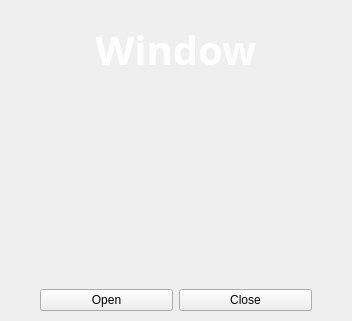
     <widget class="QWidget" name="page_window">
      <layout class="QGridLayout" name="gridLayout_13">
       <property name="leftMargin">
        <number>1</number>
       </property>
       <property name="topMargin">
        <number>1</number>
       </property>
       <property name="rightMargin">
        <number>1</number>
       </property>
       <property name="bottomMargin">
        <number>1</number>
       </property>
       <property name="spacing">
        <number>1</number>
       </property>
       <item row="0" column="0">
        <widget class="QWidget" name="widget_19" native="true">
         <property name="maximumSize">
          <size>
           <width>16777215</width>
           <height>250</height>
          </size>
         </property>
         <layout class="QHBoxLayout" name="horizontalLayout_13">
          <property name="spacing">
           <number>1</number>
          </property>
          <property name="leftMargin">
           <number>1</number>
          </property>
          <property name="topMargin">
           <number>21</number>
          </property>
          <property name="rightMargin">
           <number>1</number>
          </property>
          <property name="bottomMargin">
           <number>1</number>
          </property>
          <item>
           <widget class="QLabel" name="label_16">
            <property name="sizePolicy">
             <sizepolicy hsizetype="Expanding" vsizetype="Expanding">
              <horstretch>0</horstretch>
              <verstretch>0</verstretch>
             </sizepolicy>
            </property>
            <property name="maximumSize">
             <size>
              <width>16777215</width>
              <height>100</height>
             </size>
            </property>
            <property name="font">
             <font>
              <family>Sans Serif</family>
              <pointsize>30</pointsize>
              <weight>75</weight>
              <italic>false</italic>
              <bold>true</bold>
             </font>
            </property>
            <property name="styleSheet">
             <string notr="true">QLabel {
    background-color: rgba(0, 0, 0, 0);     /* 약간 반투명 검정 */
    font: bold 30pt &quot;Sans Serif&quot;;
    color: white;                            /* 텍스트 색 흰색 */
}</string>
            </property>
            <property name="text">
             <string>Window</string>
            </property>
            <property name="alignment">
             <set>Qt::AlignHCenter|Qt::AlignTop</set>
            </property>
           </widget>
          </item>
         </layout>
        </widget>
       </item>
       <item row="1" column="0">
        <widget class="QWidget" name="widget_17" native="true">
         <property name="sizePolicy">
          <sizepolicy hsizetype="Fixed" vsizetype="Fixed">
           <horstretch>0</horstretch>
           <verstretch>0</verstretch>
          </sizepolicy>
         </property>
         <property name="minimumSize">
          <size>
           <width>350</width>
           <height>200</height>
          </size>
         </property>
         <property name="maximumSize">
          <size>
           <width>16777215</width>
           <height>400</height>
          </size>
         </property>
         <layout class="QHBoxLayout" name="horizontalLayout_11" stretch="0">
          <property name="spacing">
           <number>0</number>
          </property>
          <property name="leftMargin">
           <number>50</number>
          </property>
          <property name="topMargin">
           <number>0</number>
          </property>
          <property name="rightMargin">
           <number>50</number>
          </property>
          <property name="bottomMargin">
           <number>0</number>
          </property>
          <item>
           <widget class="QLabel" name="label_window_gif">
            <property name="sizePolicy">
             <sizepolicy hsizetype="Expanding" vsizetype="Expanding">
              <horstretch>0</horstretch>
              <verstretch>0</verstretch>
             </sizepolicy>
            </property>
            <property name="minimumSize">
             <size>
              <width>0</width>
              <height>0</height>
             </size>
            </property>
            <property name="maximumSize">
             <size>
              <width>16777215</width>
              <height>400</height>
             </size>
            </property>
            <property name="sizeIncrement">
             <size>
              <width>0</width>
              <height>0</height>
             </size>
            </property>
            <property name="styleSheet">
             <string notr="true"/>
            </property>
            <property name="text">
             <string/>
            </property>
            <property name="scaledContents">
             <bool>true</bool>
            </property>
            <property name="alignment">
             <set>Qt::AlignCenter</set>
            </property>
           </widget>
          </item>
         </layout>
        </widget>
       </item>
       <item row="2" column="0">
        <widget class="QWidget" name="widget_20" native="true">
         <property name="sizePolicy">
          <sizepolicy hsizetype="Expanding" vsizetype="Expanding">
           <horstretch>0</horstretch>
           <verstretch>0</verstretch>
          </sizepolicy>
         </property>
         <layout class="QHBoxLayout" name="horizontalLayout_14">
          <property name="spacing">
           <number>0</number>
          </property>
          <property name="leftMargin">
           <number>30</number>
          </property>
          <property name="topMargin">
           <number>0</number>
          </property>
          <property name="rightMargin">
           <number>30</number>
          </property>
          <property name="bottomMargin">
           <number>0</number>
          </property>
          <item>
           <widget class="QWidget" name="widget_47" native="true">
            <property name="maximumSize">
             <size>
              <width>1000</width>
              <height>300</height>
             </size>
            </property>
            <layout class="QHBoxLayout" name="horizontalLayout_5">
             <item>
              <widget class="QPushButton" name="pushButton_window_open">
               <property name="sizePolicy">
                <sizepolicy hsizetype="Fixed" vsizetype="Fixed">
                 <horstretch>0</horstretch>
                 <verstretch>0</verstretch>
                </sizepolicy>
               </property>
               <property name="maximumSize">
                <size>
                 <width>300</width>
                 <height>300</height>
                </size>
               </property>
               <property name="styleSheet">
                <string notr="true"/>
               </property>
               <property name="text">
                <string>Open</string>
               </property>
              </widget>
             </item>
             <item>
              <widget class="QPushButton" name="pushButton_window_close">
               <property name="sizePolicy">
                <sizepolicy hsizetype="Fixed" vsizetype="Fixed">
                 <horstretch>0</horstretch>
                 <verstretch>0</verstretch>
                </sizepolicy>
               </property>
               <property name="maximumSize">
                <size>
                 <width>300</width>
                 <height>300</height>
                </size>
               </property>
               <property name="styleSheet">
                <string notr="true"/>
               </property>
               <property name="text">
                <string>Close</string>
               </property>
              </widget>
             </item>
            </layout>
           </widget>
          </item>
         </layout>
        </widget>
       </item>
      </layout>
     </widget>
